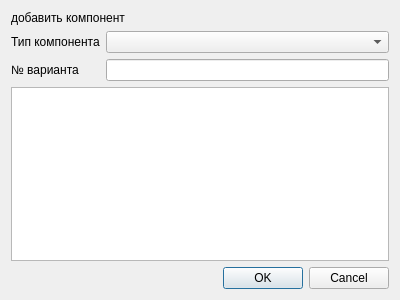
<?xml version="1.0" encoding="UTF-8"?>
<ui version="4.0">
 <class>Dialog</class>
 <widget class="QDialog" name="Dialog">
  <property name="geometry">
   <rect>
    <x>0</x>
    <y>0</y>
    <width>400</width>
    <height>300</height>
   </rect>
  </property>
  <property name="windowTitle">
   <string>Dialog</string>
  </property>
  <layout class="QVBoxLayout" name="verticalLayout">
   <item>
    <widget class="QLabel" name="label">
     <property name="text">
      <string>добавить компонент</string>
     </property>
    </widget>
   </item>
   <item>
    <layout class="QFormLayout" name="formLayout">
     <item row="0" column="0">
      <widget class="QLabel" name="label_comboBox_component_type">
       <property name="text">
        <string>Тип компонента</string>
       </property>
      </widget>
     </item>
     <item row="0" column="1">
      <widget class="QComboBox" name="comboBox_component_type"/>
     </item>
     <item row="1" column="0">
      <widget class="QLabel" name="label_component_variant">
       <property name="text">
        <string>№ варианта</string>
       </property>
      </widget>
     </item>
     <item row="1" column="1">
      <widget class="QLineEdit" name="lineEdit_component_variant"/>
     </item>
     <item row="2" column="0" colspan="2">
      <widget class="QTextEdit" name="textEdit_description"/>
     </item>
    </layout>
   </item>
   <item>
    <widget class="QDialogButtonBox" name="buttonBox">
     <property name="orientation">
      <enum>Qt::Orientation::Horizontal</enum>
     </property>
     <property name="standardButtons">
      <set>QDialogButtonBox::StandardButton::Cancel|QDialogButtonBox::StandardButton::Ok</set>
     </property>
    </widget>
   </item>
  </layout>
 </widget>
 <resources/>
 <connections>
  <connection>
   <sender>buttonBox</sender>
   <signal>accepted()</signal>
   <receiver>Dialog</receiver>
   <slot>accept()</slot>
   <hints>
    <hint type="sourcelabel">
     <x>248</x>
     <y>254</y>
    </hint>
    <hint type="destinationlabel">
     <x>157</x>
     <y>274</y>
    </hint>
   </hints>
  </connection>
  <connection>
   <sender>buttonBox</sender>
   <signal>rejected()</signal>
   <receiver>Dialog</receiver>
   <slot>reject()</slot>
   <hints>
    <hint type="sourcelabel">
     <x>316</x>
     <y>260</y>
    </hint>
    <hint type="destinationlabel">
     <x>286</x>
     <y>274</y>
    </hint>
   </hints>
  </connection>
 </connections>
</ui>
